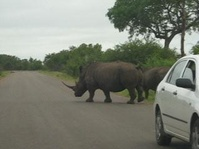
%> input picture XLA_NC/BaoCao/BaoCao/Code/Code8_4_1/images/a1.jpg, 199 x 149 px, shrunk from 320 x 240 before the run
$ octave mosaicTest.m   (GNU Octave 9; MATLAB toolbox functions it lacks are replaced by stand-ins)
%> lines starting %> are read from the running program, lines starting %| are printed output that depends on the picture
### XLA_NC/BaoCao/BaoCao/Code/Code8_3_1/imMosaic.m
function [ imgout ] = imMosaic( img1,img2,adjColor )
%[ imgout ] = imMosaic( img1,img2,adjColor )
%	img1 and img2 can (both) be rgb or gray, double or uint8.
%	If you have more than 2 images to do mosaic, call this function several
%	times.
%	If you set adjColor to 1, imMosaic will try to try to adjust the
%	color(for rgb) or grayscale(for gray image) of img1 linearly, so the 2
%	images can join more naturally.
%	Yan Ke @ THUEE, 20110123, xjed09@gmail.com

% use SIFT to find corresponding points
figure,imshow(img1);
title('Image1');
figure,imshow(img2);
title('Image2');
[matchLoc1, matchLoc2] = siftMatch(img1, img2);

% use RANSAC to find homography matrix
[H, corrPtIdx] = findHomography(matchLoc2',matchLoc1');
H  %#ok
tform = maketform('projective',H');
img21 = imtransform(img2,tform); % reproject img2

% figure,imshow(img1);
% title('Image1');
% figure,imshow(img2);
% title('Image2');
figure,imshow(img21);
title('Image21');

% adjust color or grayscale linearly, using corresponding infomation
[M1, N1, dim] = size(img1);
[M2, N2, ~] = size(img2);
if exist('adjColor','var') && adjColor == 1
	radius = 2;
	x1ctrl = matchLoc1(corrPtIdx,1);
	y1ctrl = matchLoc1(corrPtIdx,2);
	x2ctrl = matchLoc2(corrPtIdx,1);
	y2ctrl = matchLoc2(corrPtIdx,2);
	ctrlLen = length(corrPtIdx);
	s1 = zeros(1,ctrlLen);
	s2 = zeros(1,ctrlLen);
	for color = 1:dim
		for p = 1:ctrlLen
			left = round(max(1,x1ctrl(p)-radius));
			right = round(min(N1,left+radius+1));
			up = round(max(1,y1ctrl(p)-radius));
			down = round(min(M1,up+radius+1));
			s1(p) = sum(sum(img1(up:down,left:right,color))); % ȡ���ܵ�ɫ��
		end
		for p = 1:ctrlLen
			left = round(max(1,x2ctrl(p)-radius));
			right = round(min(N2,left+radius+1));
			up = round(max(1,y2ctrl(p)-radius));
			down = round(min(M2,up+radius+1));
			s2(p) = sum(sum(img2(up:down,left:right,color)));
		end
		sc = (radius*2+1)^2*ctrlLen;
		adjcoef = polyfit(s1/sc,s2/sc,1);
		img1(:,:,color) = img1(:,:,color)*adjcoef(1)+adjcoef(2);
	end
end

% do the mosaic
pt = zeros(3,4);
pt(:,1) = H*[1;1;1];
pt(:,2) = H*[N2;1;1];
pt(:,3) = H*[N2;M2;1];
pt(:,4) = H*[1;M2;1];
x2 = pt(1,:)./pt(3,:);
y2 = pt(2,:)./pt(3,:);

up = round(min(y2));
Yoffset = 0;
if up <= 0
	Yoffset = -up+1;
	up = 1;
end

left = round(min(x2));
Xoffset = 0;
if left<=0
	Xoffset = -left+1;
	left = 1;
end

[M3, N3 ,~] = size(img21);
imgout(up:up+M3-1,left:left+N3-1,:) = img21;
	% img1 is above img21
imgout(Yoffset+1:Yoffset+M1,Xoffset+1:Xoffset+N1,:) = img1;

end

function [descriptors, locs] = sift(img)

	% If you have the Image Processing Toolbox, you can uncomment the following
	%   lines to allow input of color images, which will be converted to grayscale.
	if size(img,3)
	   img = rgb2gray(img);
	end

	[rows, cols] = size(img);

	% Convert into PGM imagefile, readable by "keypoints" executable
	f = fopen('tmp.pgm', 'w');
	if f == -1
		error('Could not create file tmp.pgm.');
	end
	fprintf(f, 'P5\n%d\n%d\n255\n', cols, rows);
	fwrite(f, img', 'uint8');
	fclose(f);

	% Call keypoints executable
	if isunix
		command = './sift ';
	else
		command = 'siftWin32 ';
	end
	command = [command ' <tmp.pgm >tmp.key'];
	system(sprintf(command));

	% Open tmp.key and check its header
	g = fopen('tmp.key', 'r');
	if g == -1
		error('Could not open file tmp.key.');
	end
	[header, count] = fscanf(g, '%d %d', [1 2]);
	if count ~= 2
		error('Invalid keypoint file beginning.');
	end
	num = header(1);
	len = header(2);
	if len ~= 128
		error('Keypoint descriptor length invalid (should be 128).');
	end

	% Creates the two output matrices (use known size for efficiency)
	locs = double(zeros(num, 4));
	descriptors = double(zeros(num, 128));

	% Parse tmp.key
	for i = 1:num
		[vector, count] = fscanf(g, '%f %f %f %f', [1 4]); %row col scale ori
		if count ~= 4
			error('Invalid keypoint file format');
		end
		locs(i, :) = vector(1, :);

		[descrip, count] = fscanf(g, '%d', [1 len]);
		if (count ~= 128)
			error('Invalid keypoint file value.');
		end
		% Normalize each input vector to unit length
		descrip = descrip / sqrt(sum(descrip.^2));
		descriptors(i, :) = descrip(1, :);
	end
	%delete tmp.key
	fclose(g);
end

function [matchLoc1 matchLoc2] = siftMatch(img1, img2)
	% load matchdata
	% load img1data
	% load img2data
	%{,
	% Find SIFT keypoints for each image
	[des1, loc1] = sift(img1);
	[des2, loc2] = sift(img2);
	% save img1data des1 loc1
	% save img2data des2 loc2

	% For efficiency in Matlab, it is cheaper to compute dot products between
	%  unit vectors rather than Euclidean distances.  Note that the ratio of
	%  angles (acos of dot products of unit vectors) is a close approximation
	%  to the ratio of Euclidean distances for small angles.
	%
	% distRatio: Only keep matches in which the ratio of vector angles from the
	%   nearest to second nearest neighbor is less than distRatio.
	distRatio = 0.6;

	% For each descriptor in the first image, select its match to second image.
	des2t = des2';                          % Precompute matrix transpose
	matchTable = zeros(1,size(des1,1));
	for i = 1 : size(des1,1)
		dotprods = des1(i,:) * des2t;        % Computes vector of dot products
		[vals,indx] = sort(acos(dotprods));  % Take inverse cosine and sort results

		% Check if nearest neighbor has angle less than distRatio times 2nd.
		if (vals(1) < distRatio * vals(2))
			matchTable(i) = indx(1);
		else
			matchTable(i) = 0;
		end
	end
	% save matchdata matchTable
	%}

	% Create a new image showing the two images side by side.
	img3 = appendimages(img1,img2);

	% Show a figure with lines joining the accepted matches.
	figure('Position', [100 100 size(img3,2) size(img3,1)]);
	colormap('gray');
	imagesc(img3);
	hold on;
	cols1 = size(img1,2);
	for i = 1: size(des1,1)
		if (matchTable(i) > 0)
			line([loc1(i,2) loc2(matchTable(i),2)+cols1], ...
			[loc1(i,1) loc2(matchTable(i),1)], 'Color', 'c');
		end
	end
	hold off;
	num = sum(matchTable > 0);
	fprintf('Found %d matches.\n', num);

	idx1 = find(matchTable);
	idx2 = matchTable(idx1);
	x1 = loc1(idx1,2);
	x2 = loc2(idx2,2);
	y1 = loc1(idx1,1);
	y2 = loc2(idx2,1);

	matchLoc1 = [x1,y1];
	matchLoc2 = [x2,y2];
end

% [54 lines left out: function ransac1, not called in this run]

### XLA_NC/BaoCao/BaoCao/Code/Code8_3_1/mosaicTest.m
clear;
close all;
%config;
%f = 'a';
f = 'b';
ext = 'jpg';
% img1 = imread([f '1.' ext]);
% img2 = imread([f '1.' ext]);

img1 = imread('a1.jpg');
%> img1 is the input picture: size 149x199x3 uint8; mean R, G, B 123.7, 127.1, 115.7
img2 = imread('a2.jpg');
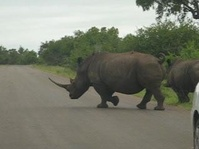
%> input picture XLA_NC/BaoCao/BaoCao/Code/Code8_4_1/images/a2.jpg, 199 x 149 px, shrunk from 320 x 240 before the run
%> img2 is the input picture: size 149x199x3 uint8; mean R, G, B 123.5, 125.8, 112.5
% img3 = imread('b3.jpg');

img0 = imMosaic(img2,img1,1);
%> in sift, `img = rgb2gray(img);`:
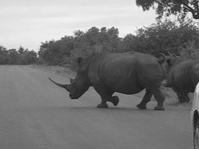
%> img: size 149x199 uint8; min 22, max 250, mean 123.6
%> the run ends on the next line
